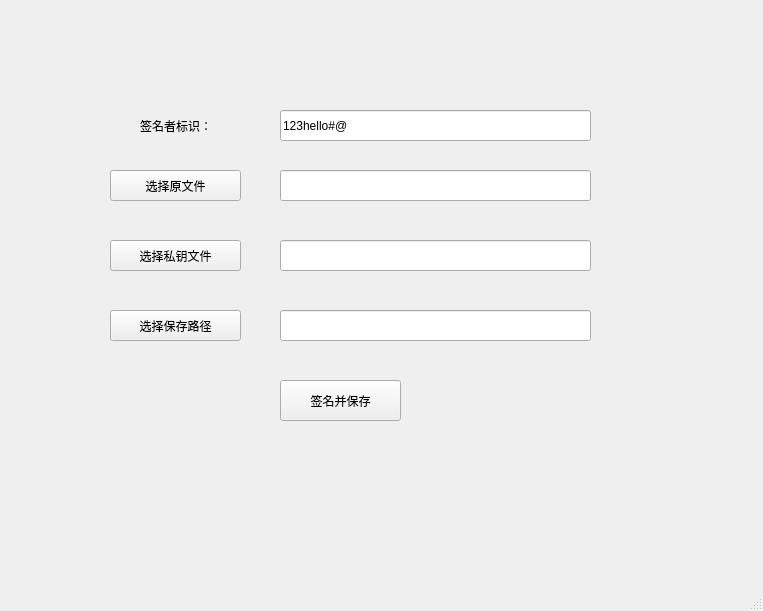
<?xml version="1.0" encoding="UTF-8"?>
<ui version="4.0">
 <class>sm3_sign</class>
 <widget class="QMainWindow" name="sm3_sign">
  <property name="geometry">
   <rect>
    <x>0</x>
    <y>0</y>
    <width>763</width>
    <height>611</height>
   </rect>
  </property>
  <property name="windowTitle">
   <string>文件签名</string>
  </property>
  <widget class="QWidget" name="centralwidget">
   <widget class="QPushButton" name="btn_sm3sign_sign">
    <property name="geometry">
     <rect>
      <x>280</x>
      <y>380</y>
      <width>121</width>
      <height>41</height>
     </rect>
    </property>
    <property name="text">
     <string>签名并保存</string>
    </property>
    <property name="icon">
     <iconset resource="resources.qrc">
      <normaloff>:/icons/icons/-_另存为.png</normaloff>:/icons/icons/-_另存为.png</iconset>
    </property>
   </widget>
   <widget class="CustomLineEdit" name="lineEdit_dir_raw_file">
    <property name="geometry">
     <rect>
      <x>280</x>
      <y>170</y>
      <width>311</width>
      <height>31</height>
     </rect>
    </property>
   </widget>
   <widget class="QPushButton" name="btn_sm3sign_cho_raw_file">
    <property name="geometry">
     <rect>
      <x>110</x>
      <y>170</y>
      <width>131</width>
      <height>31</height>
     </rect>
    </property>
    <property name="text">
     <string>选择原文件</string>
    </property>
    <property name="icon">
     <iconset resource="resources.qrc">
      <normaloff>:/icons/icons/-_打开项目.png</normaloff>:/icons/icons/-_打开项目.png</iconset>
    </property>
   </widget>
   <widget class="CustomLineEdit" name="lineEdit_dir_pri_file">
    <property name="geometry">
     <rect>
      <x>280</x>
      <y>240</y>
      <width>311</width>
      <height>31</height>
     </rect>
    </property>
   </widget>
   <widget class="QPushButton" name="btn_sm3sign_cho_pri_file">
    <property name="geometry">
     <rect>
      <x>110</x>
      <y>240</y>
      <width>131</width>
      <height>31</height>
     </rect>
    </property>
    <property name="text">
     <string>选择私钥文件</string>
    </property>
    <property name="icon">
     <iconset resource="resources.qrc">
      <normaloff>:/icons/icons/-_打开项目.png</normaloff>:/icons/icons/-_打开项目.png</iconset>
    </property>
   </widget>
   <widget class="CustomLineEdit" name="lineEdit_dir_signed_file">
    <property name="geometry">
     <rect>
      <x>280</x>
      <y>310</y>
      <width>311</width>
      <height>31</height>
     </rect>
    </property>
   </widget>
   <widget class="QPushButton" name="btn_sm3sign_cho_signed_dir">
    <property name="geometry">
     <rect>
      <x>110</x>
      <y>310</y>
      <width>131</width>
      <height>31</height>
     </rect>
    </property>
    <property name="text">
     <string>选择保存路径</string>
    </property>
    <property name="icon">
     <iconset resource="resources.qrc">
      <normaloff>:/icons/icons/-_打开项目.png</normaloff>:/icons/icons/-_打开项目.png</iconset>
    </property>
   </widget>
   <widget class="CustomLineEdit" name="lineEdit_signer_id">
    <property name="geometry">
     <rect>
      <x>280</x>
      <y>110</y>
      <width>311</width>
      <height>31</height>
     </rect>
    </property>
    <property name="text">
     <string>123hello#@</string>
    </property>
   </widget>
   <widget class="QLabel" name="label_2">
    <property name="geometry">
     <rect>
      <x>140</x>
      <y>110</y>
      <width>91</width>
      <height>31</height>
     </rect>
    </property>
    <property name="text">
     <string>签名者标识：</string>
    </property>
   </widget>
  </widget>
  <widget class="QMenuBar" name="menubar">
   <property name="geometry">
    <rect>
     <x>0</x>
     <y>0</y>
     <width>763</width>
     <height>26</height>
    </rect>
   </property>
  </widget>
  <widget class="QStatusBar" name="statusbar"/>
 </widget>
 <customwidgets>
  <customwidget>
   <class>CustomLineEdit</class>
   <extends>QLineEdit</extends>
   <header location="global">customlineedit.h</header>
  </customwidget>
 </customwidgets>
 <resources>
  <include location="resources.qrc"/>
 </resources>
 <connections/>
</ui>
